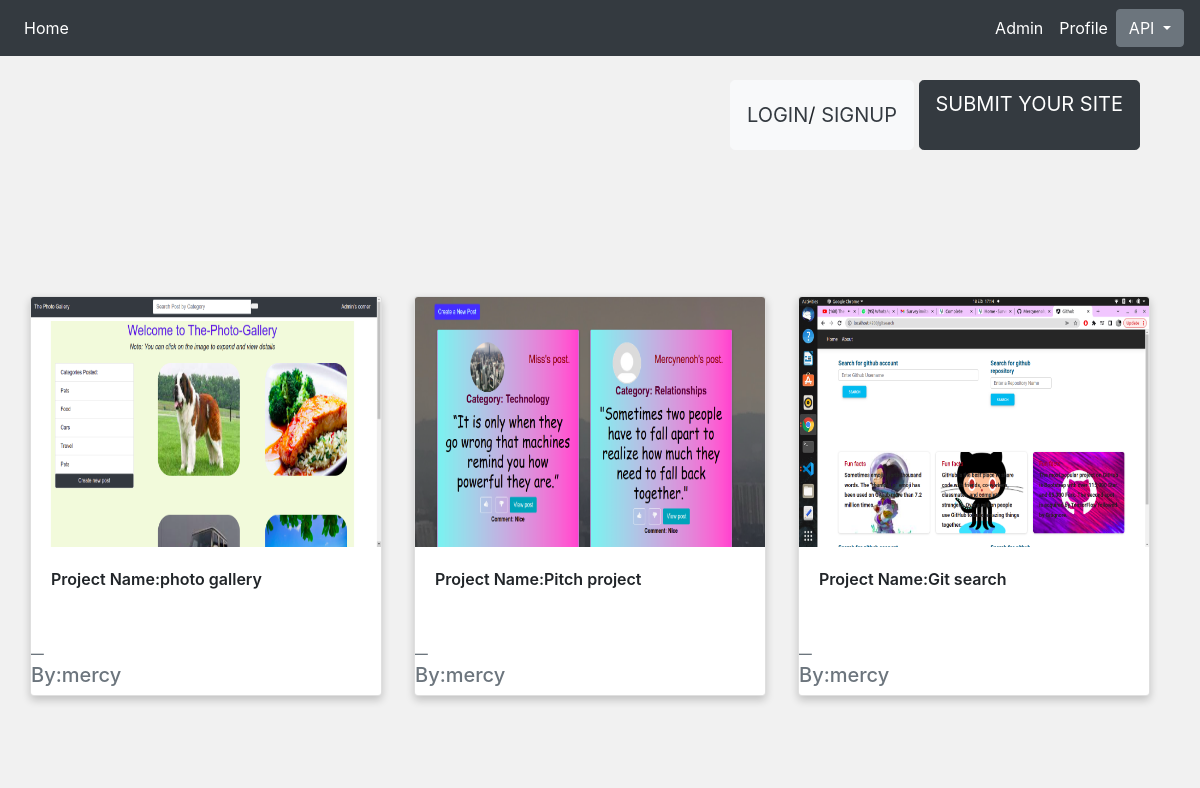
/, run on an earlier commit of the app's database.
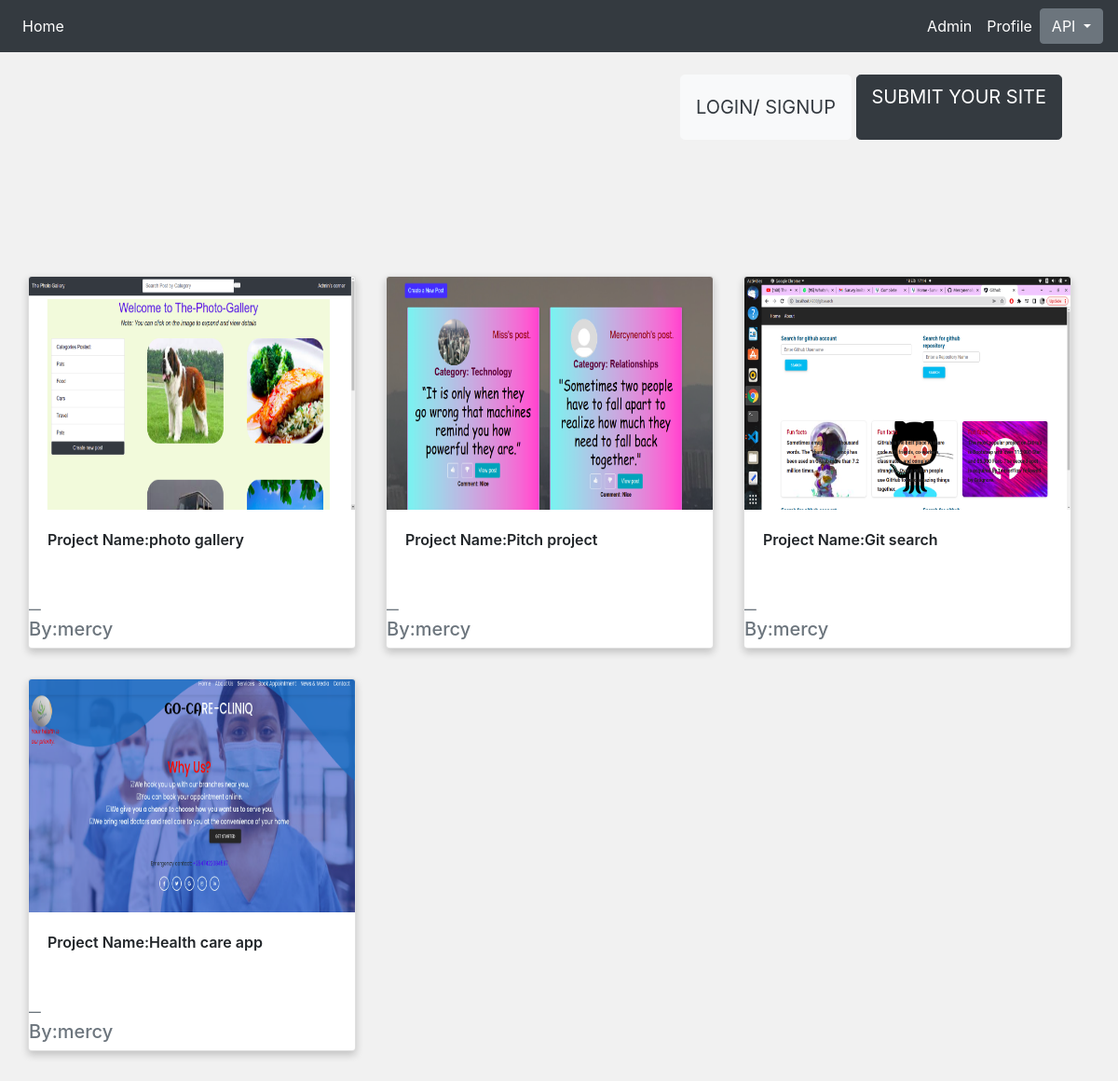
And on a later commit of the database.
### ratings/models.py (models this page shows, shortened)
class Project(models.Model):
    image = models.ImageField(upload_to = 'articles/',default='IMAGE')
    title =  models.CharField(max_length =30)
    description = models.TextField()
    link = models.CharField(max_length =100)
    author = models.ForeignKey(User, on_delete=models.CASCADE)

### ratings/views.py (the view)
# urls.py: path('', ProjectList.as_view(), name='list'),
class ProjectList(ListView):
    model = Project
    template_name = 'project/project_list.html'
    def get_queryset(self):
        return Project.objects.all()

### ratings/templates/project/project_list.html (shortened to what this page needs)
{%extends 'project/base.html'%}
{% block content %}
<div class="container-fluid">
    <div style="height:30vh" class="text-right">
        {% if user.is_authenticated %}
        <a href="/logout/"class="btn btn-light btn-lg mt-4">LOGOUT</a>
        {% else %}
        <button class="btn btn-light btn-lg mt-4">
         <a href="/login/" class="text-dark">LOGIN</a>/
          <a href="register" class="text-dark">SIGNUP</a></button>
          {% endif %}
     <a class="btn btn-dark btn-lg mt-4 " href="{% url 'new' %}">SUBMIT YOUR SITE</a>
    </div>
    <div class="row">
            <div class="row">
                {% for image in object_list %}
                <div class="column">
                <div class="card" style="width: 22rem;">
                    <a
                    class="open-image"
                    href="{% url 'image' image.id %}"
                    data-popup-url="{% url 'image' image.id %}}"
                    > <img src="{{image.image.url}}" class="card-img-top" height="250px" alt="Fissure in Sandstone"/></a>
                    <div class="card-body">
                      <p class="card-text">Project Name:{{ image.title }}</p>
                    </div>
                    <footer class="blockquote-footer"><h5>By:{{ image.author }}</h5></footer>
                  </div>
            </div>
            {% endfor %}
        </div>
    </div>
</div>
{% endblock %}

### ratings/templates/project/base.html (shortened to what this page needs)
{% load static %}
<!DOCTYPE html>
<html>
<head>
  {% block styles %}
    <link rel="stylesheet" href="https://cdn.jsdelivr.net/npm/bootstrap@4.0.0/dist/css/bootstrap.min.css">
    <link rel="stylesheet" href="{% static 'css/index.css' %}">
  {% endblock %}
</head>
<body>
  <div class="header">
    {% include 'navbar.html' %}
  </div>
  <div class="container">
    {% block content %}
    {%endblock%}
  </div>
</body>
</html>

### ratings/templates/navbar.html (shortened to what this page needs)
<nav class="navbar navbar-expand-lg navbar-dark bg-dark">
    <div class="collapse navbar-collapse" id="navbarNav">
      <ul class="navbar-nav">
        <li class="nav-item active">
          <a class="nav-link" href="/">Home</a>
        </li>
        </ul>
        <div class="col-sm-4 col-md-4 navbar-right ml-auto">
        </div>
      <ul class="navbar-nav">
        <li class="nav-item active">
        <a class="nav-link" href=" {% url 'admin:index' %}">Admin</a>
      </li>
      <li class="nav-item active">
        <a class="nav-link" href="/profile/">Profile</a>
      </li>
       </ul>
       <div class="dropdown">
        <button class="btn btn-secondary dropdown-toggle" type="button" id="dropdownMenuButton" data-toggle="dropdown" aria-haspopup="true" aria-expanded="false">
         API
        </button>
      </div>
    </div>
  </nav>

### static/css/index.css (style rules this page uses)
.row:after { content: ""; display: table; clear: both; }
.row { grid-template-columns: repeat(auto-fill, minmax(300px, 1fr)); gap : 2rem }
.card { box-shadow: 0 4px 8px 0 rgba(0, 0, 0, 0.2); width: 800px; height: auto; margin:auto; font-weight: 600; height: 400px; }
body { background-color: #f1f1f1; }
.btn-lg { height: 70px; }

What changed in the data, as far as the page shows it:
added Project: image (picture), title "Health care app", author "mercy"
